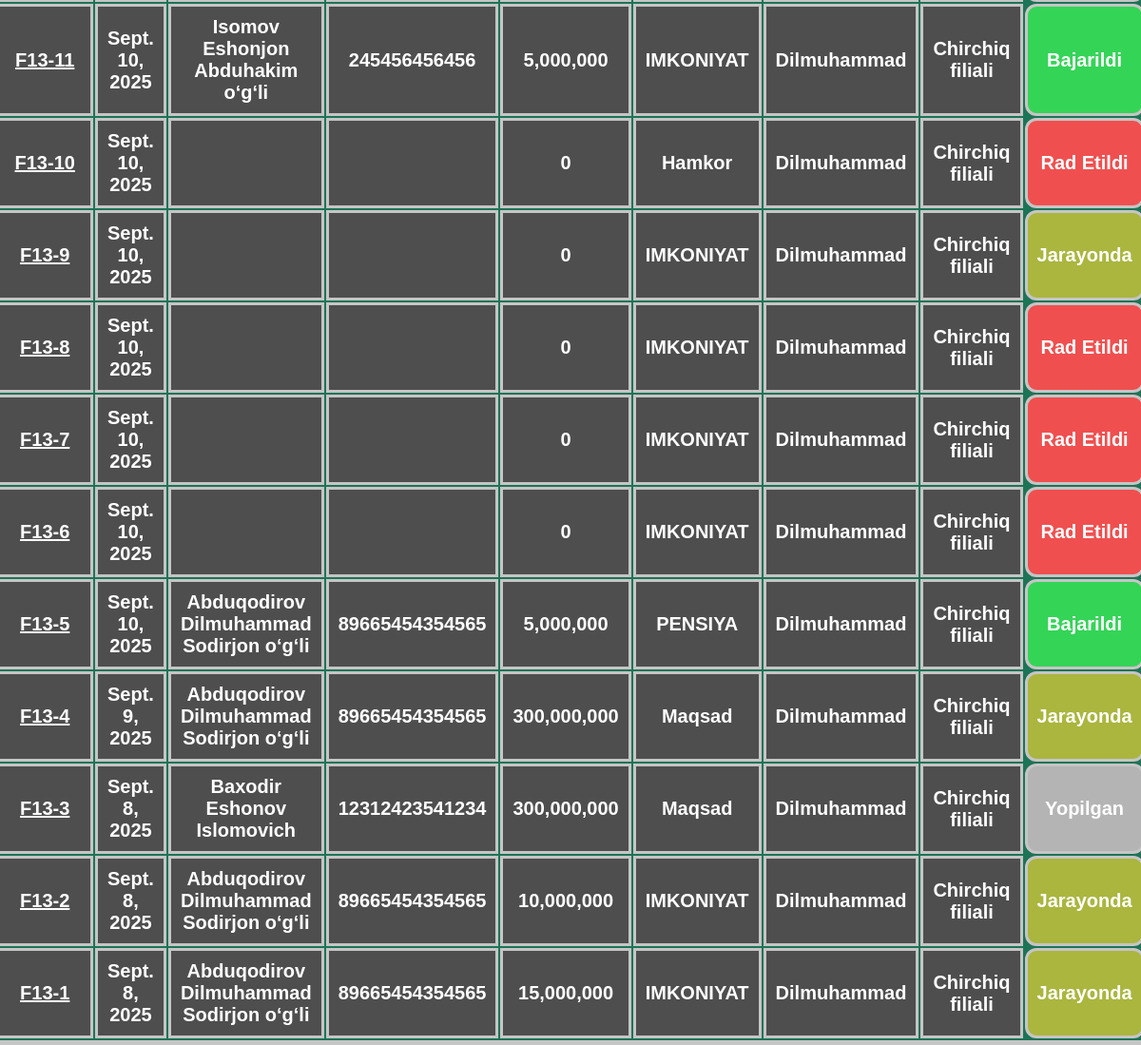
Page /arizalar/ (signed in) on the committed database.
### lisa/models.py (models this page shows, shortened)
class Credit(models.Model):
    user = models.ForeignKey(User,on_delete=models.SET_NULL, null=True, blank=True)
    client = models.ForeignKey(Client,on_delete=models.SET_NULL,null=True,blank=True)
    contract_id = models.CharField(max_length=50,null=True,blank=True)
    application = models.ForeignKey(Application,on_delete=models.SET_NULL,null=True,blank=True)
    amount = models.DecimalField(max_digits=10,decimal_places=0,default=0)
    pay_day = models.IntegerField(validators=[MinValueValidator(1),MaxValueValidator(31)],null=True,blank=True)
    rate = models.IntegerField(null=True,blank=True)
    start_date = models.DateField(auto_now_add=True)
    end_date = models.DateField(null=True,blank=True)
    description =  models.TextField(null=True,blank=True)
    status = models.CharField(choices=status,default="pending",max_length=50)
    filial = models.ForeignKey(Filial,on_delete=models.SET_NULL,null=True,blank=True)
    created_at = models.DateTimeField(auto_now_add=True)

class Client(models.Model):
    first_name = models.CharField(max_length=100,null=True,blank=True)
    last_name = models.CharField(max_length=100,null=True,blank=True)
    middle_name = models.CharField(max_length=100,null=True,blank=True)
    gender = models.CharField(choices=gender,default='male',max_length=50)
    education = models.CharField(choices=education,default="2",max_length=50)
    birth_date = models.DateField(null=True,blank=True)
    client_country = models.CharField(max_length=50,null=True,blank=True)
    client_region = models.CharField(max_length=50,null=True,blank=True)
    passport_type = models.CharField(choices=id,default="id",max_length=50,null=True,blank=True)
    passport_serial_letter = models.CharField(max_length=5,null=True,blank=True)
    passport_serial_number = models.CharField(max_length=10,null=True,blank=True)
    passport_pinfl = models.CharField(max_length=50,unique=True,null=True,blank=True)
    passport_got_date = models.DateField(null=True,blank=True)
    passport_expiry_date = models.DateField(null=True,blank=True)
    passport_got_region = models.CharField(max_length=100,null=True,blank=True)
    passport_country = models.CharField(max_length=50,null=True,blank=True)
    base_country = models.CharField(max_length=50,null=True,blank=True)
    base_region = models.CharField(max_length=50,null=True,blank=True)
    base_city = models.CharField(max_length=50,null=True,blank=True)
    base_address = models.CharField(max_length=150,null=True,blank=True)
    current_country = models.CharField(max_length=50,null=True,blank=True)
    current_region = models.CharField(max_length=50,null=True,blank=True)
    current_city = models.CharField(max_length=50,null=True,blank=True)
    current_address = models.CharField(max_length=150,null=True,blank=True)
    description = models.TextField(null=True,blank=True)
    filial = models.ForeignKey(Filial,on_delete=models.CASCADE,null=True,blank=True)
    created_at = models.DateTimeField(auto_now_add=True,null=True,blank=True)

class Application(models.Model):
    name = models.CharField(max_length=100)
    limit_amount = models.DecimalField(max_digits=10,decimal_places=0)
    rate = models.IntegerField()
    max_month = models.IntegerField()
    fine = models.IntegerField(default=1)
    created_at = models.DateTimeField(auto_now_add=True)

### users/models.py (models this page shows, shortened)
class User(AbstractUser):
    username = models.CharField(max_length=100,unique=True)
    first_name = models.CharField(max_length=100)
    last_name = models.CharField(max_length=100)
    middle_name = models.CharField(max_length=100)
    filial = models.ForeignKey(Filial,on_delete=models.CASCADE,null=True,blank=True)
    created_at = models.DateTimeField(auto_now_add=True)
    updated_at = models.DateTimeField(auto_now=True)

class Filial(models.Model):
    name = models.CharField(max_length=100)

### lisa/views.py (the view)
# urls.py: path('arizalar/',views.ArizalarView.as_view(),name='arizalar'),
class ArizalarView(LoginRequiredMixin,View):
    def get(self,request):
        credits = Credit.objects.filter(filial=request.user.filial).order_by('-created_at')
        return render(request,'arizalar.html',{"credits":credits})

### lisa/templates/arizalar.html (shortened to what this page needs)
{% load static %}
{% load humanize %}
<!DOCTYPE html>
<html lang="en">
<head>
    <link rel="stylesheet" href="{% static 'css/index_style.css' %}">
</head>
<body>
    <nav>
        <h1><a href="{% url 'home' %}">Lisa Kredit konveyeri</a></h1>
        <a href="{% url 'auth:logout' %}">{{user.first_name}} {{user.middle_name}} {{user.last_name}}</a>
    </nav>
    <div class="main">
        <div class="ariza-container">
            <table>
                <tbody>
                    {% for i in credits %}
                    <tr class="table-data-view">
                        <th style="text-decoration: underline;color: rgb(255, 255, 255);"><a href="{% url 'konveyer' i.id %}">{{i.contract_id}}</a></th>
                        <th>{{i.start_date}}</th>
                        <th>{{i.client.last_name}} {{i.client.first_name}} {{i.client.middle_name}}</th>
                        <th>{{i.client.passport_pinfl}}</th>
                        <th>{{i.amount|intcomma}}</th>
                        <th>{{i.application.name}}</th>
                        <th>{{i.user.first_name}}</th>
                        <th>{{i.filial.name}}</th>
                        <th class="status_{{i.status}}">{% if i.status == "done" %}Bajarildi{% elif i.status == "pending" %}Jarayonda{% elif i.status == "rejected" %}Rad Etildi{% elif i.status == "paid" %}Yopilgan{% endif %}</th>
                    </tr>
                    {% endfor %}
                </tbody>
            </table>
        </div>
    </div>
</body>
</html>

### lisa/static/css/index_style.css (style rules this page uses)
:root { --pm-color : rgb(20, 82, 107); --box-bg : rgba(45, 83, 133, 0.418); }
* { margin: 0; padding: 0; font-family: 'Trebuchet MS', 'Lucida Sans Unicode', 'Lucida Grande', 'Lucida Sans', Arial, sans-serif; }
body { background-color: rgb(18, 148, 105); }
nav { display: flex; flex-direction: row; justify-content: space-around; background-color: var(--pm-color); padding: 20px; font-size: 25px; color: white; border-bottom: 1px solid rgb(13, 51, 66); align-items: center; }
a { color: white; text-decoration: none; }
.main { display: flex; flex-direction: column; justify-content: center; align-items: center; height: 500px; color: rgba(255, 255, 255, 0.842); margin-top: 100px; margin-bottom: 100px; }
table { margin-top: 20px; background-color: rgb(28, 116, 86); border: 5px solid rgb(197, 197, 197); border-radius: 5px; }
td,th { border: 3px solid rgb(197, 197, 197); padding: 10px; font-size: 20px; color: white; }

### lisa/templates/arizalar.html (style rules this page uses)
:root { --pm-color : rgb(20, 82, 107); --box-bg : rgba(45, 83, 133, 0.418); }
* { margin: 0; padding: 0; font-family: 'Trebuchet MS', 'Lucida Sans Unicode', 'Lucida Grande', 'Lucida Sans', Arial, sans-serif; }
body { background-color: rgb(18, 148, 105); }
nav { display: flex; flex-direction: row; justify-content: space-around; background-color: var(--pm-color); padding: 20px; font-size: 25px; color: white; border-bottom: 1px solid rgb(13, 51, 66); align-items: center; }
a { color: white; text-decoration: none; }
.main { display: flex; flex-direction: column; justify-content: center; align-items: center; height: 500px; color: rgba(255, 255, 255, 0.842); margin-top: 100px; margin-bottom: 100px; }
table { margin-top: 20px; background-color: rgb(28, 116, 86); border: 5px solid rgb(197, 197, 197); border-radius: 5px; }
td,th { border: 3px solid rgb(197, 197, 197); padding: 10px; font-size: 20px; color: white; }
.table-data-view { border-radius: 13px; background-color: rgb(78, 78, 78); }
.status_rejected { background-color: rgb(240, 79, 79); border-radius: 12px; }
.status_pending { background-color: rgb(170, 182, 62); border-radius: 12px; }
.status_done { background-color: rgb(52, 212, 87); border-radius: 12px; }
.status_paid { background-color: rgb(180, 180, 180); border-radius: 12px; }

### rows in the picture
Credit: contract_id "F13-11", start_date "Sept. 10, 2025", client.last_name "Isomov", client.first_name "Eshonjon", client.middle_name "Abduhakim o‘g‘li", client.passport_pinfl "245456456456", amount "5,000,000", application.name "IMKONIYAT", user.first_name "Dilmuhammad", filial.name "Chirchiq filiali", status "Bajarildi"
Credit: contract_id "F13-10", start_date "Sept. 10, 2025", amount "0", application.name "Hamkor", user.first_name "Dilmuhammad", filial.name "Chirchiq filiali", status "Rad Etildi"
Credit: contract_id "F13-9", start_date "Sept. 10, 2025", amount "0", application.name "IMKONIYAT", user.first_name "Dilmuhammad", filial.name "Chirchiq filiali", status "Jarayonda"
Credit: contract_id "F13-8", start_date "Sept. 10, 2025", amount "0", application.name "IMKONIYAT", user.first_name "Dilmuhammad", filial.name "Chirchiq filiali", status "Rad Etildi"
Credit: contract_id "F13-7", start_date "Sept. 10, 2025", amount "0", application.name "IMKONIYAT", user.first_name "Dilmuhammad", filial.name "Chirchiq filiali", status "Rad Etildi"
Credit: contract_id "F13-6", start_date "Sept. 10, 2025", amount "0", application.name "IMKONIYAT", user.first_name "Dilmuhammad", filial.name "Chirchiq filiali", status "Rad Etildi"
Credit: contract_id "F13-5", start_date "Sept. 10, 2025", client.last_name "Abduqodirov", client.first_name "Dilmuhammad", client.middle_name "Sodirjon o‘g‘li", client.passport_pinfl "89665454354565", amount "5,000,000", application.name "PENSIYA", user.first_name "Dilmuhammad", filial.name "Chirchiq filiali", status "Bajarildi"
Credit: contract_id "F13-4", start_date "Sept. 9, 2025", client.last_name "Abduqodirov", client.first_name "Dilmuhammad", client.middle_name "Sodirjon o‘g‘li", client.passport_pinfl "89665454354565", amount "300,000,000", application.name "Maqsad", user.first_name "Dilmuhammad", filial.name "Chirchiq filiali", status "Jarayonda"
Credit: contract_id "F13-3", start_date "Sept. 8, 2025", client.last_name "Baxodir", client.first_name "Eshonov", client.middle_name "Islomovich", client.passport_pinfl "12312423541234", amount "300,000,000", application.name "Maqsad", user.first_name "Dilmuhammad", filial.name "Chirchiq filiali", status "Yopilgan"
Credit: contract_id "F13-2", start_date "Sept. 8, 2025", client.last_name "Abduqodirov", client.first_name "Dilmuhammad", client.middle_name "Sodirjon o‘g‘li", client.passport_pinfl "89665454354565", amount "10,000,000", application.name "IMKONIYAT", user.first_name "Dilmuhammad", filial.name "Chirchiq filiali", status "Jarayonda"
Credit: contract_id "F13-1", start_date "Sept. 8, 2025", client.last_name "Abduqodirov", client.first_name "Dilmuhammad", client.middle_name "Sodirjon o‘g‘li", client.passport_pinfl "89665454354565", amount "15,000,000", application.name "IMKONIYAT", user.first_name "Dilmuhammad", filial.name "Chirchiq filiali", status "Jarayonda"
